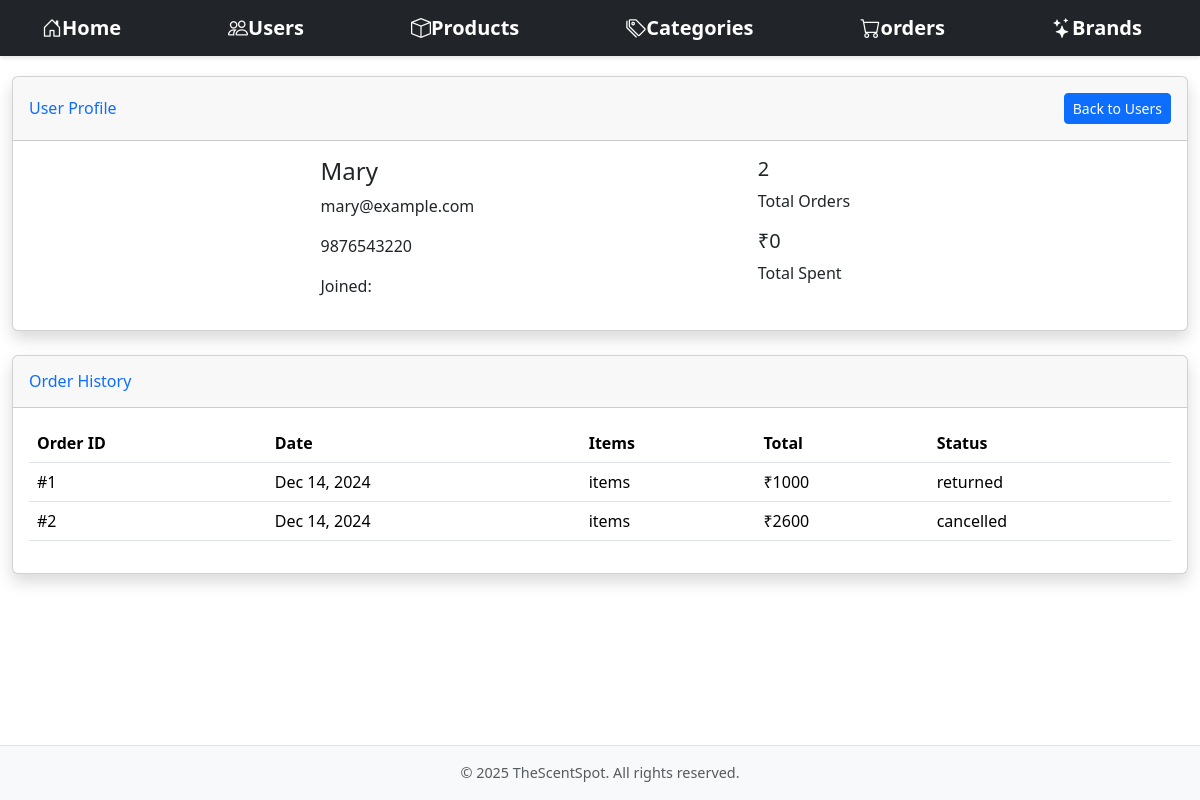
/adminhome/userlist/userdetails/1/ (signed in), run on the app's committed database.
### core/models/customer.py (models this page shows, shortened)
class Customer(models.Model):
    first_name = models.CharField(max_length=50, null=True)
    last_name = models.CharField(max_length=50, null=True)
    email = models.EmailField(null=True)
    phone = models.CharField(max_length=10, null=True)
    gender = models.CharField(max_length=10, default="", null=True)
    password = models.CharField(max_length=150, null=True)
    created_at = models.DateTimeField(auto_now_add=True, null = True)

### core/models/order.py (models this page shows, shortened)
class Order(models.Model):
    STATUS_CHOICES = [
        ('received', 'Received'),
        ('processing', 'Processing'),
        ('delivered', 'Delivered'),
        ('cancelled', 'Cancelled'),
    ]
    product = models.ForeignKey(Product, null = True, on_delete=models.CASCADE)
    customer = models.ForeignKey(Customer, null = True, on_delete=models.CASCADE)
    quantity = models.IntegerField(default=1)
    price = models.IntegerField(default=500)
    adress = models.CharField(max_length=50, default="", blank=True)
    phone = models.CharField(max_length=10, default="", blank=True)
    date = models.DateField(default=timezone.now)
    status = models.TextField(max_length=50, choices=STATUS_CHOICES, default="received")
    rating = models.IntegerField(default=0, validators=[MinValueValidator(0),MaxValueValidator(5)])
    payment_id = models.CharField(max_length=100,null=True,blank=True)
    order_id = models.CharField(max_length=100,null=True,blank=True)
    created_at = models.DateTimeField(default=timezone.now)

### adminoperations/views.py (the view)
# urls.py: path('adminhome/userlist/userdetails/<int:user_id>/', views.UserDetailView.as_view(), name='user_detail'),
class UserDetailView(StaffRequiredMixin, DetailView):
    model = Customer
    template_name = 'adminoperations/admin_userdetails.html'
    context_object_name = 'user'
    pk_url_kwarg = 'user_id'
    def get_context_data(self, **kwargs):
        context = super().get_context_data(**kwargs)
        user = self.get_object()
        orders = Order.objects.filter(customer=user).order_by('-date')
        context['orders'] = orders
        context['total_orders'] = context['orders'].count()
        context['total_spent'] = context['orders'].filter(status='Delivered').aggregate(
            total=Sum(F('price') * F('quantity')))['total'] or 0
        context['order_status_count'] = context['orders'].values('status').annotate(
            count=Count('id'))
        return context

### adminoperations/views.py (called while the page is built)
    def dispatch(self, request, *args, **kwargs):
        if not request.user.is_staff:
            messages.error(request, "You don't have permission to access this page.")
            return redirect('main')  # Redirect to main page if not staff
        return super().dispatch(request, *args, **kwargs)

### adminoperations/templates/adminoperations/admin_userdetails.html (shortened to what this page needs)
{% extends 'adminoperations/admin_base.html' %}
{% load static %}
{% block content %}
<div class="container-fluid">
    <div class="card shadow mb-4">
        <div class="card-header py-3 d-flex justify-content-between align-items-center">
            <h6 class="m-0 font-weight-bold text-primary">User Profile</h6>
            <a href="{% url 'user_list' %}" class="btn btn-primary btn-sm">
                 Back to Users
            </a>
        </div>
        <div class="card-body">
            <div class="row">
                <div class="col-md-3 text-center">
                </div>
                <div class="col-md-9">
                    <div class="row">
                        <div class="col-md-6">
                            <h4>{{ user.first_name }}</h4>
                            <p> {{ user.email }}</p>
                            <p> {{ user.phone|default:"Not provided" }}</p>
                            <p> Joined: {{ user.date|date:"F d, Y" }}</p>
                        </div>
                        <div class="col-md-6">
                            <div class="user-stats">
                                <div class="stat-item">
                                    <h5>{{ total_orders }}</h5>
                                    <p>Total Orders</p>
                                </div>
                                <div class="stat-item">
                                    <h5>₹{{ total_spent }}</h5>
                                    <p>Total Spent</p>
                                </div>
                            </div>
                        </div>
                    </div>
                </div>
            </div>
        </div>
    </div>
    <div class="card shadow mb-4">
        <div class="card-header py-3">
            <h6 class="m-0 font-weight-bold text-primary">Order History</h6>
        </div>
        <div class="card-body">
            <div class="table-responsive">
                <table class="table">
                    <thead>
                        <tr>
                            <th>Order ID</th>
                            <th>Date</th>
                            <th>Items</th>
                            <th>Total</th>
                            <th>Status</th>
                        </tr>
                    </thead>
                    <tbody>
                        {% for order in orders %}
                        <tr>
                            <td>#{{ order.id }}</td>
                            <td>{{ order.date|date:"M d, Y" }}</td>
                            <td>{{ order.product.count }} items</td>
                            <td>₹{{ order.price }}</td>
                            <td>
                                <span  {% if order.status == 'Delivered' %}
                                    {% elif order.status == 'Pending' %}
                                    {% elif order.status == 'Cancelled' %}
                                    {% else %}badge-info{% endif %} >
                                    {{ order.status }}
                                </span>
                            </td>
                        </tr>
                        {% empty %}
                        <tr>
                            <td colspan="5" class="text-center">No orders found</td>
                        </tr>
                        {% endfor %}
                    </tbody>
                </table>
            </div>
        </div>
    </div>
</div>
{% endblock %}

### adminoperations/static/adminoperations/css/admin_base.css (style rules this page uses)
body { min-height: 100vh; display: flex; flex-direction: column; }

### data on the page
Customer: first_name "Mary", email "mary@example.com", phone "9876543220"
Order: id "1", date "Dec 14, 2024", price "1000", status "returned"
Order: id "2", date "Dec 14, 2024", price "2600", status "cancelled"

### other printed values
{{ total_orders }} "2"
{{ total_spent }} "0"
